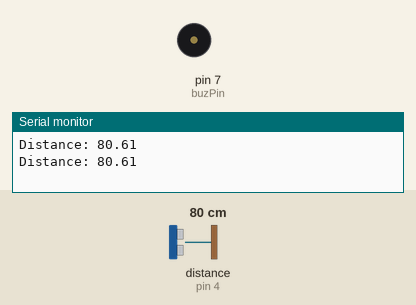
Simulated run of this sketch. Board: Arduino Uno, built with avr-gcc and run on an emulated ATmega328P. Shown: buzzer (waves = sounding, pin HIGH), the last lines printed to the serial monitor. Wiring (inferred from the names in the program): ultrasonic range finder: trigger pin 8; echo pin 4. The inputs (shaded band) are chosen by the test bench; at power-on: distance to the obstacle (sensor on pin 4) 80 cm. The echo pulse lasts 58.3 µs per cm; pins used as bus, display or sensor lines are not drawn.

Above: at 1.6 s.
1.7 s: distance to the obstacle (sensor on pin 4) set to 63 cm
5.2 s: distance to the obstacle (sensor on pin 4) set to 57 cm
8.7 s: distance to the obstacle (sensor on pin 4) set to 114 cm
12.2 s: distance to the obstacle (sensor on pin 4) set to 124 cm
At 12.2 s:
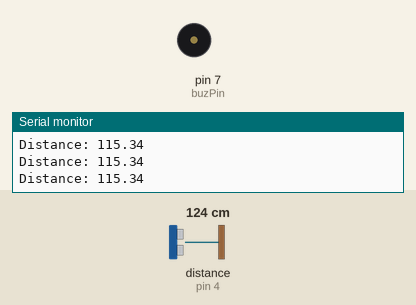
13.7 s: distance to the obstacle (sensor on pin 4) set to 35 cm
At 14.04 s:
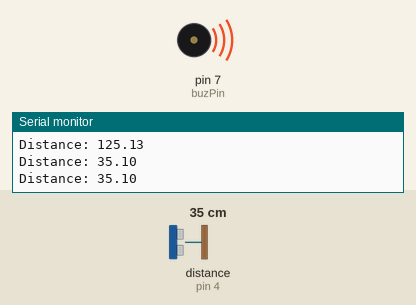
17.2 s: distance to the obstacle (sensor on pin 4) set to 120 cm
At 17.6 s:
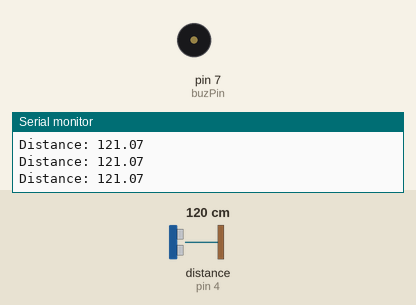
Timing chart, 0 to 19.7 s (numbered marks = the images above; inputs shaded):
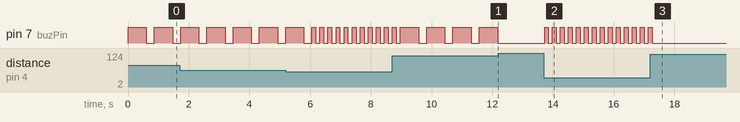

Measured:
- the behaviour switches between 118 and 119 cm on distance to the obstacle (sensor on pin 4) (found by bisection; images 0 and 1)
- after the input at 12.2 s, pin 7 (buzPin): stays LOW (without the input it goes to HIGH after 0.24 s)
- after the input at 13.7 s, pin 7 (buzPin): alternates HIGH for 0.13 s and LOW for 0.13 s, starting at once
- after the input at 17.2 s, pin 7 (buzPin): goes on until 17.3 s, then stays LOW

The sketch:

SensorRe.ino
```cpp
int buzPin = 7;
int trigPin = 8;
int echoPin = 4;
float speed = 0.0347;
float dist;
float pingTime;
int buzNear = 20;
int buzHigh = 50;
int buzMid  =130;
int buzFar = 600;
int delayFar = 260;


void setup() {
  Serial.begin(9600);
  pinMode(buzPin,OUTPUT);
  pinMode(trigPin,OUTPUT);
  pinMode(echoPin,INPUT);

}

void loop() {
  digitalWrite(trigPin,LOW);
  delayMicroseconds(20);
  digitalWrite(trigPin,HIGH);
  delayMicroseconds(10);
  digitalWrite(trigPin,LOW);
  pingTime = pulseIn(echoPin,HIGH);
  dist = (speed*pingTime*0.5);
  Serial.print("Distance: ");
  Serial.println(dist);

  if(dist<=10.0){
    digitalWrite(buzPin,HIGH);
    delay(20);
    digitalWrite(buzPin,LOW);
    delay(20);
  }
  else if(dist<=30.0 && dist>10.0)
  {
    digitalWrite(buzPin,HIGH);
    delay(buzHigh);
    digitalWrite(buzPin,LOW);
    delay(buzHigh);
  }
  else if((dist>30.0) && (dist<60.0))
  {
    digitalWrite(buzPin,HIGH);
    delay(buzMid);
    digitalWrite(buzPin,LOW);
    delay(buzMid);
  }
  else if(dist>=60.0 && dist<120.0)
  {
    digitalWrite(buzPin,HIGH);
    delay(buzFar);
    digitalWrite(buzPin,LOW);
    delay(delayFar);
  }

}
```
